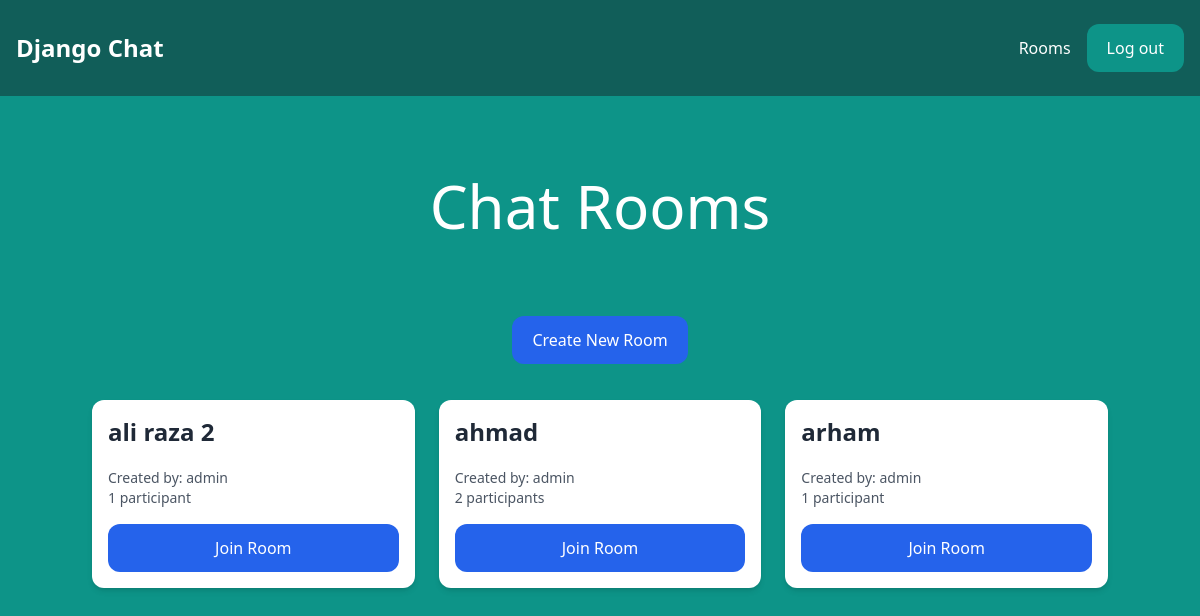
The app's page /rooms/ (signed in), older data.
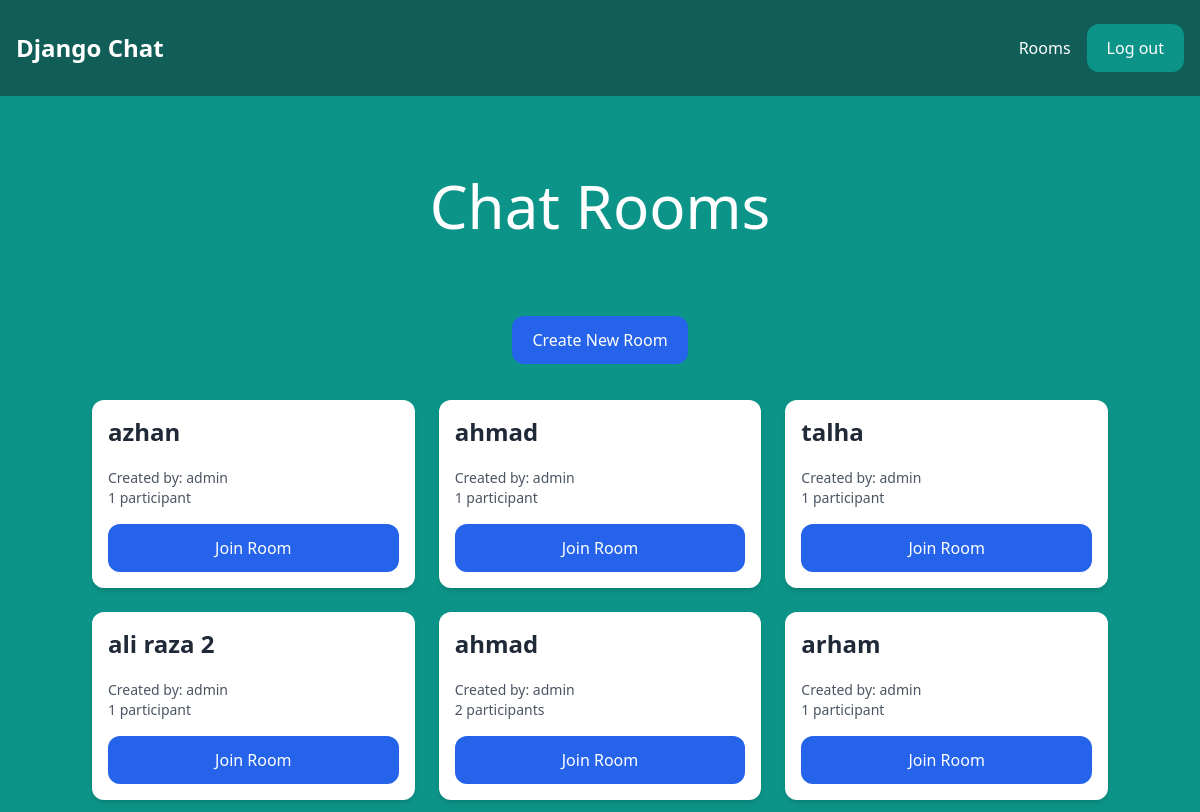
The same page, newer data.
### room/models.py (models this page shows, shortened)
class Room(models.Model):
    name = models.CharField(max_length=255)
    slug = models.SlugField(unique=True)
    participants = models.ManyToManyField(User, related_name='chat_rooms', blank=True)
    created_by = models.ForeignKey(User, on_delete=models.CASCADE, related_name='created_rooms', null=True)
    created_at = models.DateTimeField(default=timezone.now)
    last_activity = models.DateTimeField(auto_now=True)
    is_private = models.BooleanField(default=True)
    description = models.TextField(blank=True)
    class Meta:
        ordering = ['-last_activity']

### room/views.py (the view)
# urls.py: path('rooms/', include('room.urls')),
@login_required
def rooms(request):
    rooms = Room.objects.filter(
        Q(participants=request.user) | Q(is_private=False)
    ).distinct()
    return render(request, 'room/rooms.html', {
        'rooms': rooms
    })

### room/templates/room/rooms.html (shortened to what this page needs)
{% extends "core/base.html" %}
{% block content %}
    <div class="p-10 lg:p-20 text-center">
        <h1 class="text-3xl lg:text-6xl text-white">Chat Rooms</h1>
    </div>
    <div class="w-full flex justify-center mb-6">
        <a href="{% url 'create-room' %}" class="px-5 py-3 rounded-xl text-white bg-blue-600 hover:bg-blue-700 transition-colors">
            Create New Room
        </a>
    </div>
    <div class="w-full flex flex-wrap items-center px-4 lg:px-20">
        {% for room in rooms %}
            <div class="w-full lg:w-1/3 px-3 py-3">
                <div class="p-4 bg-white rounded-xl shadow-md hover:shadow-lg transition-shadow">
                    <h2 class="mb-5 text-2xl font-semibold text-gray-800">{{ room.name }}</h2>
                    <div class="mb-4">
                        <p class="text-sm text-gray-600">
                            Created by: {{ room.created_by.username }}
                            <br>
                            {{ room.participants.count }} participant{{ room.participants.count|pluralize }}
                        </p>
                    </div>
                    <a href="{% url 'room' room.slug %}" class="px-5 py-3 block rounded-xl text-white bg-blue-600 hover:bg-blue-700 transition-colors text-center">
                        Join Room
                    </a>
                </div>
            </div>
        {% empty %}
            <div class="w-full text-center text-gray-300">
                <p class="text-xl">No rooms available</p>
                <p class="mt-2">Create a room to get started!</p>
            </div>
        {% endfor %}
    </div>
{% endblock %}

### core/templates/core/base.html (shortened to what this page needs)
<!DOCTYPE html>
<html lang="en">
<head>
    <script src="https://cdn.tailwindcss.com"></script>
</head>
<body class="bg-teal-600">
    <nav class="flex items-center justify-between px-4 py-6 bg-teal-800">
        <div>
            <a href="/" class="text-2xl font-bold text-white">Django Chat</a>
        </div>
        <div class="flex items-center space-x-4">
            {% if request.user.is_authenticated %}
                <a href="/rooms/" class="text-white hover:text-gray-200">Rooms</a>
                <form action="/logout/" method="post" class="inline">
                    <button type="submit" class="px-5 py-3 rounded-xl text-white bg-teal-600 hover:bg-teal-700">Log out</button>
                </form>
            {% else %}
                <a href="/login/" class="px-5 py-3 rounded-xl text-white bg-teal-600 hover:bg-teal-700">Login</a>
                <a href="/signup/" class="px-5 py-3 rounded-xl text-white bg-teal-600 hover:bg-teal-700">Sign Up</a>
            {% endif %}
        </div>
    </nav>
    {% block content %}
    {% endblock %}
</body>
</html>

Row changes from the older to the newer data that the page shows:
added Room: name "azhan", created_by.username "admin", participants.count "1"
added Room: name "ahmad", created_by.username "admin", participants.count "1"
added Room: name "talha", created_by.username "admin", participants.count "1"
